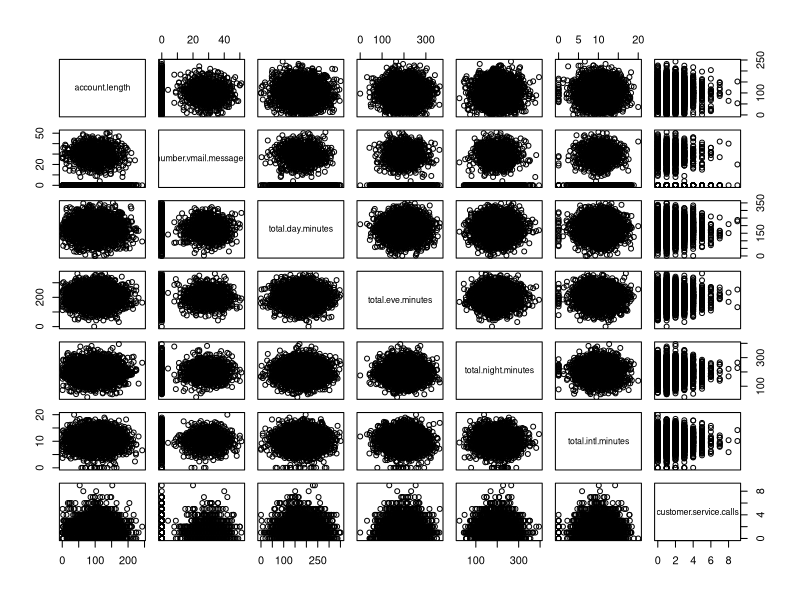
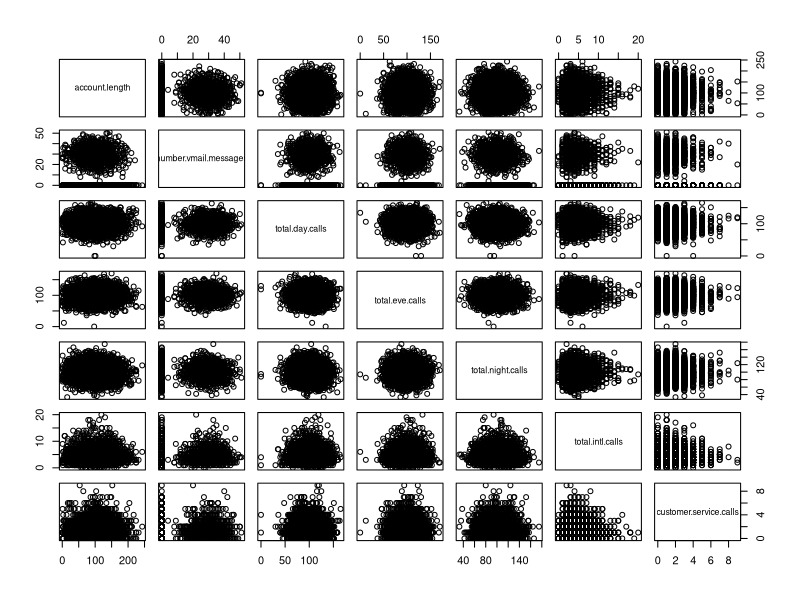
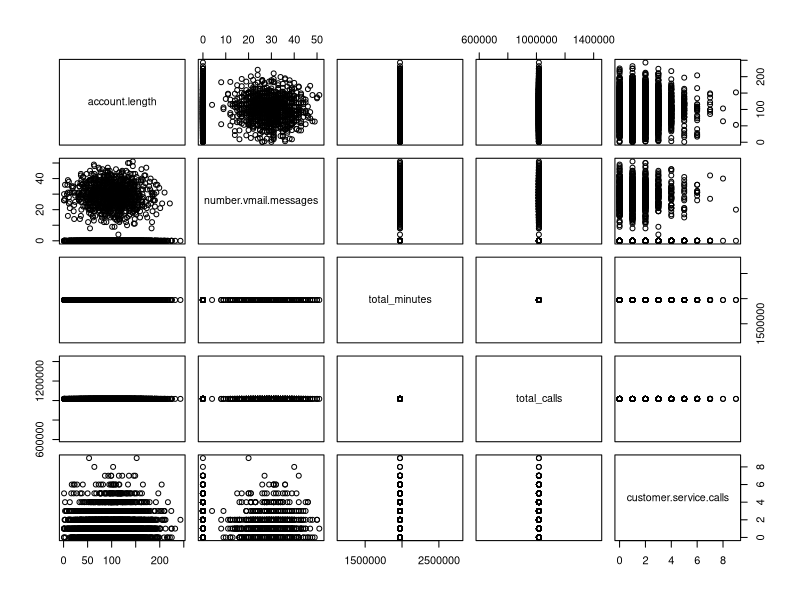

The R source for these figures, in order:
## ---- chunk 1
knitr::opts_chunk$set(echo = TRUE)
## ---- chunk 2
library(tidyverse)
library(knitr)
library(lubridate)
library(psych)
## ---- chunk 3
Customer_telecom <- read.csv("Customer_telecom.csv")
                             
## ---- chunk 4

num_c <- Customer_telecom %>%
  dplyr::select(account.length, number.vmail.messages, total.day.minutes, total.day.calls, total.day.charge, total.eve.minutes, total.eve.calls, total.eve.charge, total.night.minutes, total.night.calls, total.night.charge, total.intl.minutes, total.intl.calls, total.intl.charge, customer.service.calls)

cor(num_c)
summary(Customer_telecom)

num_c <- num_c %>%
  dplyr::select(account.length, number.vmail.messages, total.day.minutes, total.day.calls, total.eve.minutes, total.eve.calls, total.night.minutes, total.night.calls, total.intl.minutes, total.intl.calls, customer.service.calls)

minutes_c <- num_c %>%
  dplyr::select(account.length, number.vmail.messages, total.day.minutes, total.eve.minutes, total.night.minutes, total.intl.minutes, customer.service.calls)

pairs(minutes_c)

calls_c <-  Customer_telecom %>%
  dplyr::select(account.length, number.vmail.messages, total.day.calls, total.eve.calls, total.night.calls, total.intl.calls, customer.service.calls)
pairs(calls_c)

sums_c <- Customer_telecom %>%
  mutate(total_minutes = sum(total.day.minutes, total.eve.minutes, total.night.minutes, total.intl.minutes)) %>%
  mutate(total_calls = sum(total.day.calls, total.eve.calls, total.night.calls, total.intl.calls)) %>%
  dplyr::select(account.length, number.vmail.messages, total_minutes, total_calls,  customer.service.calls)
                             
pairs(sums_c)

Customer_telecom <- Customer_telecom %>%
  mutate(churn1 = if_else(churn == "False", 0, 1))

glm.fits <- glm(
  churn1 ~ total.day.minutes,
  data = Customer_telecom, family = binomial
)
summary(glm.fits)

glm.fits1 <- glm(
  churn1 ~ account.length+ number.vmail.messages+ total.day.minutes+total.day.calls+ total.day.charge+ total.eve.minutes+ total.eve.calls+total.eve.charge+ total.night.minutes+total.night.calls+ total.night.charge+ total.intl.minutes+total.intl.calls+total.intl.charge+ customer.service.calls,
  data = Customer_telecom, family = binomial
)
summary(glm.fits1)
## ---- chunk 5
library(MASS)
library(caret)


#Randomly shuffle the data
Customer_telecom<-Customer_telecom[sample(nrow(Customer_telecom)),]

#Create 10 equally size folds
folds <- cut(seq(1,nrow(Customer_telecom)),breaks=10,labels=FALSE)

totalMisclassificationRate=c()
runningTotal=c()

#K-fold Cross Validation
for (i in 1:10){
  testIndexes <- which(folds==i,arr.ind=TRUE)
  test_data <- Customer_telecom[testIndexes, ]
  train_data <- Customer_telecom[-testIndexes, ]
  m_lda <- lda(churn1 ~ number.vmail.messages + total.intl.calls + customer.service.calls, data = train_data)
  m_pred <- predict(m_lda, test_data)
  conf <- table(list(predicted=m_pred$class, observed=test_data$churn1))
  confusionMatrix(conf)
  print(conf)
  print(conf[1,1])
  print(conf[1,2])
  print(conf[2,1])
  print(conf[2,2])
  print(sum(conf))
  totalPreds = sum(conf)
  incorrectPreds <- conf[1,2] + conf[2,1]
  print(incorrectPreds)
  misclassificationRate <- incorrectPreds / totalPreds
  print(misclassificationRate)
  runningTotal <- c(runningTotal, misclassificationRate)
}

totalMisclassificationRate=c(totalMisclassificationRate, mean(runningTotal))
print("Average Misclassification Rate")
totalMisclassificationRate
## ---- chunk 6
library(MASS)

#Randomly shuffle the data
Customer_telecom<-Customer_telecom[sample(nrow(Customer_telecom)),]

#Create 10 equally size folds
folds <- cut(seq(1,nrow(Customer_telecom)),breaks=10,labels=FALSE)

totalMisclassificationRate <- c()
runningTotal <- c()

for (i in 1:10){
  testIndexes <- which(folds==i,arr.ind=TRUE)
  test_data <- Customer_telecom[testIndexes, ]
  train_data <- Customer_telecom[-testIndexes, ]
  m_qda <- qda(churn1 ~ number.vmail.messages + total.intl.calls + customer.service.calls, data = train_data)
  m_pred <- predict(m_qda, test_data)
  conf <- table(list(predicted=m_pred$class, observed=test_data$churn1))
  confusionMatrix(conf)
  print(conf)
  print(conf[1,1])
  print(conf[1,2])
  print(conf[2,1])
  print(conf[2,2])
  print(sum(conf))
  totalPreds = sum(conf)
  incorrectPreds <- conf[1,2] + conf[2,1]
  print(incorrectPreds)
  misclassificationRate <- incorrectPreds / totalPreds
  print(misclassificationRate)
  runningTotal <- c(runningTotal, misclassificationRate)
}

totalMisclassificationRate=c(totalMisclassificationRate, mean(runningTotal))
print("Average Misclassification Rate")
totalMisclassificationRate

## ---- chunk 7
library(MASS)
library(e1071)

#Randomly shuffle the data
Customer_telecom<-Customer_telecom[sample(nrow(Customer_telecom)),]

#Create 10 equally size folds
folds <- cut(seq(1,nrow(Customer_telecom)),breaks=10,labels=FALSE)

totalMisclassificationRate <- c()
runningTotal <- c()

for (i in 1:10){
  testIndexes <- which(folds==i,arr.ind=TRUE)
  test_data <- Customer_telecom[testIndexes, ]
  train_data <- Customer_telecom[-testIndexes, ]
  m_naive <- naiveBayes(churn1 ~ number.vmail.messages + total.intl.calls + customer.service.calls, data = train_data)
  m_pred <- predict(m_naive, test_data)
  
  conf <- table(list(predicted=m_pred, observed=test_data$churn1))
  confusionMatrix(conf)
  print(conf)
  print(conf[1,1])
  print(conf[1,2])
  print(conf[2,1])
  print(conf[2,2])
  print(sum(conf))
  totalPreds = sum(conf)
  incorrectPreds <- conf[1,2] + conf[2,1]
  print(incorrectPreds)
  misclassificationRate <- incorrectPreds / totalPreds
  print(misclassificationRate)
  runningTotal <- c(runningTotal, misclassificationRate)
}

totalMisclassificationRate=c(totalMisclassificationRate, mean(runningTotal))
print("Average Misclassification Rate")
totalMisclassificationRate


## ---- chunk 8
library(MASS)
library(caret)


#Randomly shuffle the data
Customer_telecom<-Customer_telecom[sample(nrow(Customer_telecom)),]

#Create 10 equally size folds
folds <- cut(seq(1,nrow(Customer_telecom)),breaks=10,labels=FALSE)

totalMisclassificationRate=c()
runningTotal=c()

#K-fold Cross Validation
for (i in 1:10){
  testIndexes <- which(folds==i,arr.ind=TRUE)
  test_data <- Customer_telecom[testIndexes, ]
  train_data <- Customer_telecom[-testIndexes, ]
  m_lda2 <- lda(churn1 ~ number.vmail.messages + total.intl.calls + customer.service.calls + total.day.calls, data = train_data)
  m_pred <- predict(m_lda2, test_data)
  conf <- table(list(predicted=m_pred$class, observed=test_data$churn1))
  confusionMatrix(conf)
  print(conf)
  print(conf[1,1])
  print(conf[1,2])
  print(conf[2,1])
  print(conf[2,2])
  print(sum(conf))
  totalPreds = sum(conf)
  incorrectPreds <- conf[1,2] + conf[2,1]
  print(incorrectPreds)
  misclassificationRate <- incorrectPreds / totalPreds
  print(misclassificationRate)
  runningTotal <- c(runningTotal, misclassificationRate)
}

totalMisclassificationRate=c(totalMisclassificationRate, mean(runningTotal))
print("Average Misclassification Rate")
totalMisclassificationRate
